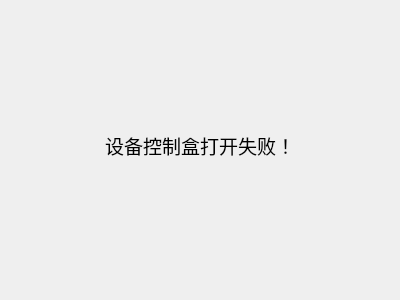
<?xml version="1.0" encoding="UTF-8"?>
<ui version="4.0">
 <class>Dialog</class>
 <widget class="QDialog" name="Dialog">
  <property name="windowModality">
   <enum>Qt::NonModal</enum>
  </property>
  <property name="geometry">
   <rect>
    <x>0</x>
    <y>0</y>
    <width>400</width>
    <height>300</height>
   </rect>
  </property>
  <property name="windowTitle">
   <string>Dialog</string>
  </property>
  <property name="sizeGripEnabled">
   <bool>false</bool>
  </property>
  <property name="modal">
   <bool>false</bool>
  </property>
  <widget class="QLabel" name="label">
   <property name="geometry">
    <rect>
     <x>105</x>
     <y>130</y>
     <width>200</width>
     <height>30</height>
    </rect>
   </property>
   <property name="font">
    <font>
     <family>Serif</family>
     <pointsize>14</pointsize>
    </font>
   </property>
   <property name="text">
    <string>设备控制盒打开失败！</string>
   </property>
  </widget>
 </widget>
 <resources/>
 <connections/>
 <designerdata>
  <property name="gridDeltaX">
   <number>5</number>
  </property>
  <property name="gridDeltaY">
   <number>5</number>
  </property>
  <property name="gridSnapX">
   <bool>true</bool>
  </property>
  <property name="gridSnapY">
   <bool>true</bool>
  </property>
  <property name="gridVisible">
   <bool>false</bool>
  </property>
 </designerdata>
</ui>
